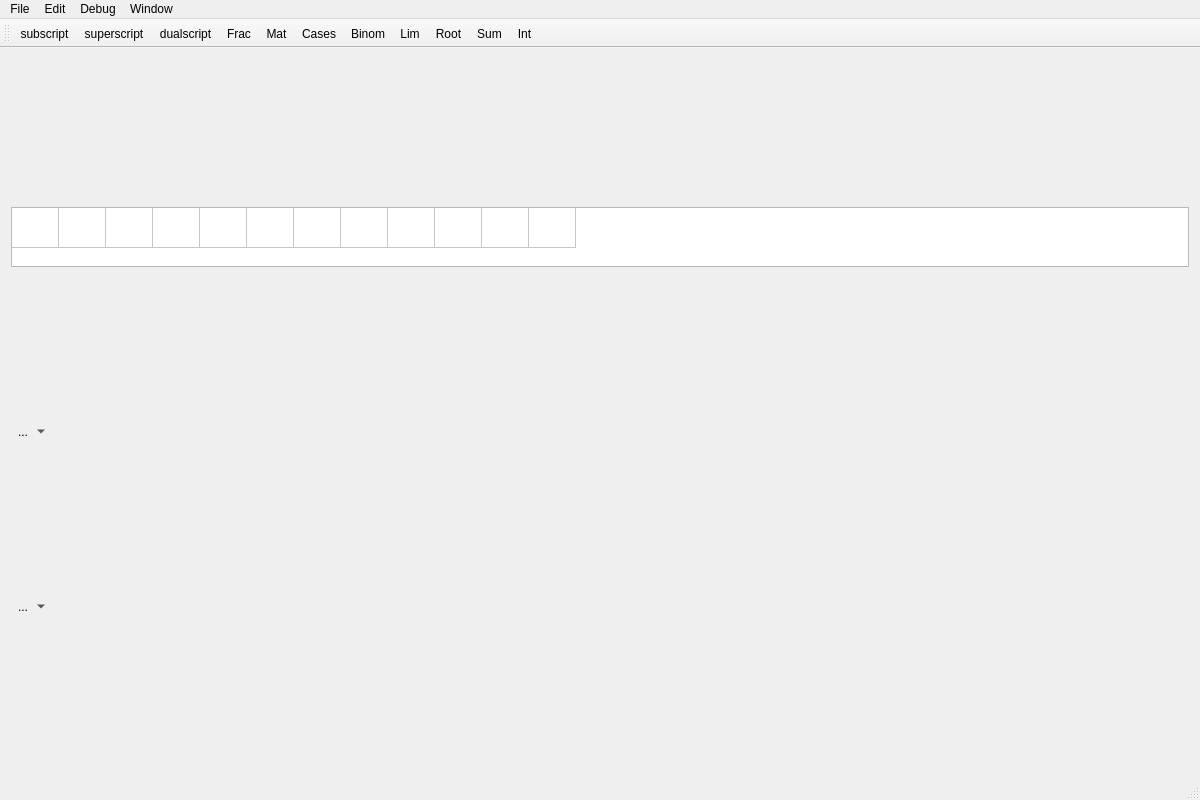
<?xml version="1.0" encoding="UTF-8"?>
<ui version="4.0">
 <class>MainWindow</class>
 <widget class="QMainWindow" name="MainWindow">
  <property name="geometry">
   <rect>
    <x>0</x>
    <y>0</y>
    <width>1200</width>
    <height>800</height>
   </rect>
  </property>
  <property name="windowTitle">
   <string>YAWYSIWYGEE</string>
  </property>
  <widget class="QWidget" name="centralWidget">
   <layout class="QVBoxLayout" name="verticalLayout">
    <item>
     <widget class="QTableWidget" name="tableWidget">
      <property name="sizePolicy">
       <sizepolicy hsizetype="Minimum" vsizetype="MinimumExpanding">
        <horstretch>0</horstretch>
        <verstretch>0</verstretch>
       </sizepolicy>
      </property>
      <property name="maximumSize">
       <size>
        <width>16777215</width>
        <height>60</height>
       </size>
      </property>
      <property name="font">
       <font>
        <pointsize>24</pointsize>
       </font>
      </property>
      <property name="verticalScrollBarPolicy">
       <enum>Qt::ScrollBarAsNeeded</enum>
      </property>
      <property name="sizeAdjustPolicy">
       <enum>QAbstractScrollArea::AdjustToContents</enum>
      </property>
      <property name="selectionMode">
       <enum>QAbstractItemView::SingleSelection</enum>
      </property>
      <property name="gridStyle">
       <enum>Qt::SolidLine</enum>
      </property>
      <property name="sortingEnabled">
       <bool>false</bool>
      </property>
      <property name="rowCount">
       <number>1</number>
      </property>
      <property name="columnCount">
       <number>12</number>
      </property>
      <attribute name="horizontalHeaderVisible">
       <bool>false</bool>
      </attribute>
      <attribute name="horizontalHeaderMinimumSectionSize">
       <number>5</number>
      </attribute>
      <attribute name="horizontalHeaderDefaultSectionSize">
       <number>30</number>
      </attribute>
      <attribute name="horizontalHeaderShowSortIndicator" stdset="0">
       <bool>false</bool>
      </attribute>
      <attribute name="verticalHeaderVisible">
       <bool>false</bool>
      </attribute>
      <attribute name="verticalHeaderMinimumSectionSize">
       <number>5</number>
      </attribute>
      <attribute name="verticalHeaderDefaultSectionSize">
       <number>30</number>
      </attribute>
      <row/>
      <column/>
      <column/>
      <column/>
      <column/>
      <column/>
      <column/>
      <column/>
      <column/>
      <column/>
      <column/>
      <column/>
      <column/>
     </widget>
    </item>
    <item>
     <widget class="QToolButton" name="groupButton">
      <property name="text">
       <string>...</string>
      </property>
      <property name="popupMode">
       <enum>QToolButton::MenuButtonPopup</enum>
      </property>
      <property name="autoRaise">
       <bool>true</bool>
      </property>
     </widget>
    </item>
    <item>
     <widget class="QToolButton" name="toolButton">
      <property name="text">
       <string>...</string>
      </property>
      <property name="popupMode">
       <enum>QToolButton::MenuButtonPopup</enum>
      </property>
      <property name="autoRaise">
       <bool>true</bool>
      </property>
     </widget>
    </item>
   </layout>
  </widget>
  <widget class="QMenuBar" name="menuBar">
   <property name="geometry">
    <rect>
     <x>0</x>
     <y>0</y>
     <width>1200</width>
     <height>31</height>
    </rect>
   </property>
   <widget class="QMenu" name="menuFile">
    <property name="title">
     <string>File</string>
    </property>
    <addaction name="actionNew"/>
    <addaction name="actionLoad"/>
    <addaction name="separator"/>
    <addaction name="actionSave"/>
    <addaction name="actionSave_As"/>
    <addaction name="separator"/>
    <addaction name="actionPrint"/>
    <addaction name="separator"/>
    <addaction name="actionExit"/>
   </widget>
   <widget class="QMenu" name="menuDebug">
    <property name="title">
     <string>Debug</string>
    </property>
    <addaction name="actionLoad_Test_txt"/>
   </widget>
   <widget class="QMenu" name="menuWindow">
    <property name="title">
     <string>Window</string>
    </property>
    <widget class="QMenu" name="menuTheme">
     <property name="title">
      <string>Theme</string>
     </property>
     <addaction name="actionVanilla"/>
     <addaction name="actionChalkboard"/>
    </widget>
    <addaction name="actionZoom_In"/>
    <addaction name="actionZoom_Out"/>
    <addaction name="actionReset_Zoom"/>
    <addaction name="separator"/>
    <addaction name="actionShow_Line_Numbers"/>
    <addaction name="menuTheme"/>
   </widget>
   <widget class="QMenu" name="menuEdit">
    <property name="title">
     <string>Edit</string>
    </property>
    <addaction name="actionUndo"/>
    <addaction name="actionRedo"/>
    <addaction name="separator"/>
    <addaction name="actionCut"/>
    <addaction name="actionCopy"/>
    <addaction name="actionCopy_as_PNG"/>
    <addaction name="actionPaste"/>
   </widget>
   <addaction name="menuFile"/>
   <addaction name="menuEdit"/>
   <addaction name="menuDebug"/>
   <addaction name="menuWindow"/>
  </widget>
  <widget class="QToolBar" name="mainToolBar">
   <property name="sizePolicy">
    <sizepolicy hsizetype="Preferred" vsizetype="Preferred">
     <horstretch>0</horstretch>
     <verstretch>0</verstretch>
    </sizepolicy>
   </property>
   <property name="font">
    <font>
     <stylestrategy>PreferDefault</stylestrategy>
    </font>
   </property>
   <property name="layoutDirection">
    <enum>Qt::LeftToRight</enum>
   </property>
   <property name="allowedAreas">
    <set>Qt::BottomToolBarArea|Qt::TopToolBarArea</set>
   </property>
   <property name="iconSize">
    <size>
     <width>48</width>
     <height>48</height>
    </size>
   </property>
   <property name="toolButtonStyle">
    <enum>Qt::ToolButtonIconOnly</enum>
   </property>
   <attribute name="toolBarArea">
    <enum>TopToolBarArea</enum>
   </attribute>
   <attribute name="toolBarBreak">
    <bool>false</bool>
   </attribute>
   <addaction name="actionSubscript"/>
   <addaction name="actionSuperscript"/>
   <addaction name="actionDualscript"/>
   <addaction name="actionFraction"/>
   <addaction name="actionMatrix"/>
   <addaction name="actionCases"/>
   <addaction name="actionBinom"/>
   <addaction name="actionLim"/>
   <addaction name="actionRoot"/>
   <addaction name="actionBigsum"/>
   <addaction name="actionBigint"/>
  </widget>
  <widget class="QStatusBar" name="statusBar"/>
  <action name="actionSave_As">
   <property name="text">
    <string>Save As</string>
   </property>
   <property name="shortcut">
    <string>Ctrl+Shift+S</string>
   </property>
  </action>
  <action name="actionExit">
   <property name="text">
    <string>Exit</string>
   </property>
  </action>
  <action name="actionLoad">
   <property name="text">
    <string>Load</string>
   </property>
   <property name="shortcut">
    <string>Ctrl+O</string>
   </property>
  </action>
  <action name="actionLoad_Test_txt">
   <property name="text">
    <string>Load Test File</string>
   </property>
  </action>
  <action name="actionZoom_In">
   <property name="text">
    <string>Zoom In</string>
   </property>
  </action>
  <action name="actionZoom_Out">
   <property name="text">
    <string>Zoom Out</string>
   </property>
  </action>
  <action name="actionReset_Zoom">
   <property name="text">
    <string>Reset Zoom</string>
   </property>
  </action>
  <action name="actionNew">
   <property name="text">
    <string>New</string>
   </property>
   <property name="shortcut">
    <string>Ctrl+Shift+N</string>
   </property>
  </action>
  <action name="actionUndo">
   <property name="enabled">
    <bool>false</bool>
   </property>
   <property name="text">
    <string>Undo</string>
   </property>
  </action>
  <action name="actionRedo">
   <property name="enabled">
    <bool>false</bool>
   </property>
   <property name="text">
    <string>Redo</string>
   </property>
  </action>
  <action name="actionSave">
   <property name="text">
    <string>Save</string>
   </property>
   <property name="shortcut">
    <string>Ctrl+S</string>
   </property>
  </action>
  <action name="actionPrint">
   <property name="text">
    <string>Print</string>
   </property>
   <property name="shortcut">
    <string>Ctrl+P</string>
   </property>
  </action>
  <action name="actionShow_Line_Numbers">
   <property name="checkable">
    <bool>true</bool>
   </property>
   <property name="checked">
    <bool>true</bool>
   </property>
   <property name="text">
    <string>Show Line Numbers</string>
   </property>
  </action>
  <action name="actionVanilla">
   <property name="checkable">
    <bool>true</bool>
   </property>
   <property name="checked">
    <bool>true</bool>
   </property>
   <property name="text">
    <string>Vanilla</string>
   </property>
  </action>
  <action name="actionChalkboard">
   <property name="checkable">
    <bool>true</bool>
   </property>
   <property name="text">
    <string>Chalkboard</string>
   </property>
  </action>
  <action name="actionCopy_as_PNG">
   <property name="text">
    <string>Copy as PNG</string>
   </property>
  </action>
  <action name="actionCut">
   <property name="text">
    <string>Cut</string>
   </property>
  </action>
  <action name="actionCopy">
   <property name="text">
    <string>Copy</string>
   </property>
  </action>
  <action name="actionPaste">
   <property name="text">
    <string>Paste</string>
   </property>
  </action>
  <action name="actionFraction">
   <property name="icon">
    <iconset resource="example_resource.qrc">
     <normaloff>:/Toolbar/frac.ico</normaloff>:/Toolbar/frac.ico</iconset>
   </property>
   <property name="text">
    <string>Frac</string>
   </property>
   <property name="toolTip">
    <string>\frac</string>
   </property>
  </action>
  <action name="actionMatrix">
   <property name="icon">
    <iconset resource="example_resource.qrc">
     <normaloff>:/Toolbar/mat.ico</normaloff>:/Toolbar/mat.ico</iconset>
   </property>
   <property name="text">
    <string>Mat</string>
   </property>
   <property name="toolTip">
    <string>\mat</string>
   </property>
  </action>
  <action name="actionCases">
   <property name="icon">
    <iconset resource="example_resource.qrc">
     <normaloff>:/Toolbar/cases.ico</normaloff>:/Toolbar/cases.ico</iconset>
   </property>
   <property name="text">
    <string>Cases</string>
   </property>
   <property name="toolTip">
    <string>\cases</string>
   </property>
  </action>
  <action name="actionBinom">
   <property name="icon">
    <iconset resource="example_resource.qrc">
     <normaloff>:/Toolbar/binom.ico</normaloff>:/Toolbar/binom.ico</iconset>
   </property>
   <property name="text">
    <string>Binom</string>
   </property>
   <property name="toolTip">
    <string>\binom</string>
   </property>
  </action>
  <action name="actionLim">
   <property name="icon">
    <iconset resource="example_resource.qrc">
     <normaloff>:/Toolbar/lim.ico</normaloff>:/Toolbar/lim.ico</iconset>
   </property>
   <property name="text">
    <string>Lim</string>
   </property>
   <property name="toolTip">
    <string>\lim</string>
   </property>
  </action>
  <action name="actionRoot">
   <property name="icon">
    <iconset resource="example_resource.qrc">
     <normaloff>:/Toolbar/root.ico</normaloff>:/Toolbar/root.ico</iconset>
   </property>
   <property name="text">
    <string>Root</string>
   </property>
   <property name="toolTip">
    <string>\root</string>
   </property>
  </action>
  <action name="actionBigint">
   <property name="icon">
    <iconset resource="example_resource.qrc">
     <normaloff>:/Toolbar/bigint.ico</normaloff>:/Toolbar/bigint.ico</iconset>
   </property>
   <property name="text">
    <string>Int</string>
   </property>
   <property name="toolTip">
    <string>\bigint</string>
   </property>
  </action>
  <action name="actionBigsum">
   <property name="icon">
    <iconset resource="example_resource.qrc">
     <normaloff>:/Toolbar/bigsum.ico</normaloff>:/Toolbar/bigsum.ico</iconset>
   </property>
   <property name="text">
    <string>Sum</string>
   </property>
   <property name="toolTip">
    <string>\bigsum</string>
   </property>
  </action>
  <action name="actionSubscript">
   <property name="icon">
    <iconset resource="example_resource.qrc">
     <normaloff>:/Toolbar/subscript.ico</normaloff>:/Toolbar/subscript.ico</iconset>
   </property>
   <property name="text">
    <string>subscript</string>
   </property>
   <property name="toolTip">
    <string>\_{body}{subscript}</string>
   </property>
  </action>
  <action name="actionSuperscript">
   <property name="icon">
    <iconset resource="example_resource.qrc">
     <normaloff>:/Toolbar/superscript.ico</normaloff>:/Toolbar/superscript.ico</iconset>
   </property>
   <property name="text">
    <string>superscript</string>
   </property>
   <property name="toolTip">
    <string>\^{body}{superscript}</string>
   </property>
  </action>
  <action name="actionDualscript">
   <property name="icon">
    <iconset resource="example_resource.qrc">
     <normaloff>:/Toolbar/dualscript.ico</normaloff>:/Toolbar/dualscript.ico</iconset>
   </property>
   <property name="text">
    <string>dualscript</string>
   </property>
   <property name="toolTip">
    <string>\_^{body}{subscript}{superscript}</string>
   </property>
  </action>
  <action name="actionAccentarrow">
   <property name="icon">
    <iconset resource="example_resource.qrc">
     <normaloff>:/Toolbar/accentarrow.ico</normaloff>:/Toolbar/accentarrow.ico</iconset>
   </property>
   <property name="text">
    <string>accentarrow</string>
   </property>
   <property name="toolTip">
    <string>\vec</string>
   </property>
  </action>
  <action name="actionAccentbar">
   <property name="icon">
    <iconset resource="example_resource.qrc">
     <normaloff>:/Toolbar/accentbar.ico</normaloff>:/Toolbar/accentbar.ico</iconset>
   </property>
   <property name="text">
    <string>accentbar</string>
   </property>
   <property name="toolTip">
    <string>\bar</string>
   </property>
  </action>
  <action name="actionAccentbreve">
   <property name="icon">
    <iconset resource="example_resource.qrc">
     <normaloff>:/Toolbar/accentbreve.ico</normaloff>:/Toolbar/accentbreve.ico</iconset>
   </property>
   <property name="text">
    <string>accentbreve</string>
   </property>
   <property name="toolTip">
    <string>\breve</string>
   </property>
  </action>
  <action name="actionAccentdot">
   <property name="icon">
    <iconset resource="example_resource.qrc">
     <normaloff>:/Toolbar/accentdot.ico</normaloff>:/Toolbar/accentdot.ico</iconset>
   </property>
   <property name="text">
    <string>accentdot</string>
   </property>
   <property name="toolTip">
    <string>\dot</string>
   </property>
  </action>
  <action name="actionAccentddot">
   <property name="icon">
    <iconset resource="example_resource.qrc">
     <normaloff>:/Toolbar/accentddot.ico</normaloff>:/Toolbar/accentddot.ico</iconset>
   </property>
   <property name="text">
    <string>accentddot</string>
   </property>
   <property name="toolTip">
    <string>\ddot</string>
   </property>
  </action>
  <action name="actionAccentdddot">
   <property name="icon">
    <iconset resource="example_resource.qrc">
     <normaloff>:/Toolbar/accentdddot.ico</normaloff>:/Toolbar/accentdddot.ico</iconset>
   </property>
   <property name="text">
    <string>accentdddot</string>
   </property>
   <property name="toolTip">
    <string>\dddot</string>
   </property>
  </action>
  <action name="actionAccenthat">
   <property name="icon">
    <iconset resource="example_resource.qrc">
     <normaloff>:/Toolbar/accenthat.ico</normaloff>:/Toolbar/accenthat.ico</iconset>
   </property>
   <property name="text">
    <string>accenthat</string>
   </property>
   <property name="toolTip">
    <string>\hat</string>
   </property>
  </action>
  <action name="actionAccenttilde">
   <property name="icon">
    <iconset resource="example_resource.qrc">
     <normaloff>:/Toolbar/accenttilde.ico</normaloff>:/Toolbar/accenttilde.ico</iconset>
   </property>
   <property name="text">
    <string>accenttilde</string>
   </property>
   <property name="toolTip">
    <string>\tilde</string>
   </property>
  </action>
  <action name="actionGroupnorm">
   <property name="icon">
    <iconset resource="example_resource.qrc">
     <normaloff>:/Toolbar/groupingnorm.ico</normaloff>:/Toolbar/groupingnorm.ico</iconset>
   </property>
   <property name="text">
    <string>groupnorm</string>
   </property>
   <property name="toolTip">
    <string>\norm</string>
   </property>
  </action>
  <action name="actionGroupingabs">
   <property name="icon">
    <iconset resource="example_resource.qrc">
     <normaloff>:/Toolbar/groupingabs.ico</normaloff>:/Toolbar/groupingabs.ico</iconset>
   </property>
   <property name="text">
    <string>groupingabs</string>
   </property>
   <property name="toolTip">
    <string>\abs</string>
   </property>
  </action>
  <action name="actionGroupingangle">
   <property name="icon">
    <iconset resource="example_resource.qrc">
     <normaloff>:/Toolbar/groupingangle.ico</normaloff>:/Toolbar/groupingangle.ico</iconset>
   </property>
   <property name="text">
    <string>groupingangle</string>
   </property>
  </action>
  <action name="actionGroupingdangle">
   <property name="icon">
    <iconset resource="example_resource.qrc">
     <normaloff>:/Toolbar/groupingdangle.ico</normaloff>:/Toolbar/groupingdangle.ico</iconset>
   </property>
   <property name="text">
    <string>groupingdangle</string>
   </property>
  </action>
  <action name="actionGroupingceil">
   <property name="icon">
    <iconset resource="example_resource.qrc">
     <normaloff>:/Toolbar/groupingceil.ico</normaloff>:/Toolbar/groupingceil.ico</iconset>
   </property>
   <property name="text">
    <string>groupingceil</string>
   </property>
   <property name="toolTip">
    <string>\ceil</string>
   </property>
  </action>
  <action name="actionGroupingfloor">
   <property name="icon">
    <iconset resource="example_resource.qrc">
     <normaloff>:/Toolbar/groupingfloor.ico</normaloff>:/Toolbar/groupingfloor.ico</iconset>
   </property>
   <property name="text">
    <string>groupingfloor</string>
   </property>
   <property name="toolTip">
    <string>\floor</string>
   </property>
  </action>
  <action name="actionEval">
   <property name="icon">
    <iconset resource="example_resource.qrc">
     <normaloff>:/Toolbar/eval.ico</normaloff>:/Toolbar/eval.ico</iconset>
   </property>
   <property name="text">
    <string>eval</string>
   </property>
  </action>
 </widget>
 <layoutdefault spacing="6" margin="11"/>
 <resources>
  <include location="example_resource.qrc"/>
 </resources>
 <connections/>
</ui>
